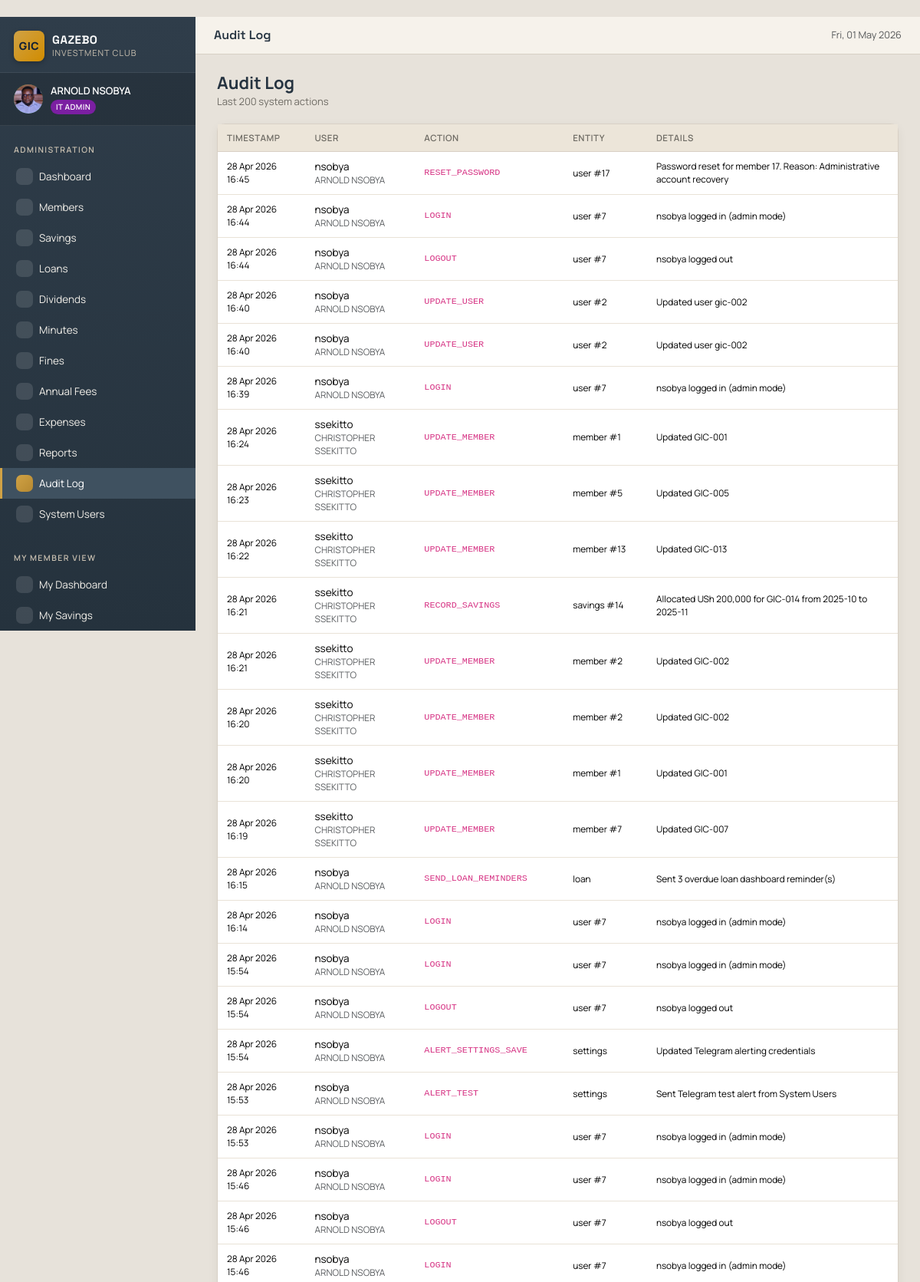
The page /admin/audit (signed in, upper part) on the database its author committed.
### tables this page shows
CREATE TABLE members (
    id              INTEGER PRIMARY KEY AUTOINCREMENT,
    member_no       TEXT UNIQUE NOT NULL,         -- e.g. GIC-001
    full_name       TEXT NOT NULL,
    phone           TEXT,
    email           TEXT,
    national_id     TEXT,
    district        TEXT DEFAULT 'Kampala',
    address         TEXT,
    next_of_kin     TEXT,
    nok_phone       TEXT,
    role            TEXT NOT NULL DEFAULT 'MEMBER',
    join_date       DATE NOT NULL,
    status          TEXT DEFAULT 'Active',        -- Active / Inactive / Suspended
    photo_url       TEXT,
    notes           TEXT,
    created_at      TIMESTAMP DEFAULT CURRENT_TIMESTAMP,
    updated_at      TIMESTAMP DEFAULT CURRENT_TIMESTAMP
, surname TEXT, first_name TEXT, other_names TEXT, gender TEXT, date_of_birth DATE, nationality TEXT DEFAULT 'Ugandan', marital_status TEXT, tin TEXT, nid_copy_url TEXT, alt_phone TEXT, whatsapp_no TEXT, village_street TEXT, employment_status TEXT, occupation TEXT, employer_business TEXT, monthly_income REAL, monthly_contribution REAL DEFAULT 100000, preferred_pay_date INTEGER, mobile_money_no TEXT, bank_account_no TEXT, share_account_no TEXT, nok_relationship TEXT, nok_address TEXT);

CREATE TABLE audit_log (
    id              INTEGER PRIMARY KEY AUTOINCREMENT,
    user_id         INTEGER,
    action          TEXT NOT NULL,
    entity_type     TEXT,
    entity_id       INTEGER,
    description     TEXT,
    ip_address      TEXT,
    created_at      TIMESTAMP DEFAULT CURRENT_TIMESTAMP,
    FOREIGN KEY (user_id) REFERENCES users(id)
);

CREATE TABLE users (
    id              INTEGER PRIMARY KEY AUTOINCREMENT,
    username        TEXT UNIQUE NOT NULL,
    password_hash   TEXT NOT NULL,
    member_id       INTEGER UNIQUE,
    is_active       INTEGER DEFAULT 1,
    must_change_pw  INTEGER DEFAULT 1,
    last_login      TIMESTAMP,
    created_at      TIMESTAMP DEFAULT CURRENT_TIMESTAMP,
    FOREIGN KEY (member_id) REFERENCES members(id) ON DELETE CASCADE
);

### admin_routes.py (the view)
@bp.route('/audit')
@admin_required
def audit_list():
    db = get_db()
    rows = db.execute(
        """SELECT al.*, u.username, m.full_name
             FROM audit_log al
             LEFT JOIN users u ON u.id = al.user_id
             LEFT JOIN members m ON m.id = u.member_id
            ORDER BY al.id DESC LIMIT 200"""
    ).fetchall()
    return render_template('admin/audit_list.html', rows=rows)

### database.py (called while the page is built)
def get_db():
    if 'db' not in g:
        g.db = sqlite3.connect(
            current_app.config['DATABASE_PATH'],
            detect_types=sqlite3.PARSE_DECLTYPES,
        )
        g.db.row_factory = sqlite3.Row
        g.db.execute("PRAGMA foreign_keys = ON;")
    return g.db

### utils.py (called while the page is built)
def admin_required(f):
    @wraps(f)
    def decorated(*args, **kwargs):
        if 'user_id' not in session:
            flash('Please log in to continue.', 'warning')
            return redirect(url_for('auth.login', next=request.path))
        role = session.get('role', 'MEMBER')
        if session.get('login_type') == 'member':
            flash('Member portal does not have admin access.', 'warning')
            return redirect(url_for('member.dashboard'))
        if not Config.ROLES.get(role, {}).get('admin'):
            flash('Administrative privileges required.', 'danger')
            return redirect(url_for('member.dashboard'))
        return f(*args, **kwargs)
    return decorated

### templates/admin/audit_list.html (shortened to what this page needs)
﻿{% extends "base.html" %}
{% block topbar %}Audit Log{% endblock %}
{% block content %}
<div class="page-header">
  <div><h1>Audit Log</h1><div class="subtitle">Last 200 system actions</div></div>
</div>
<div class="card">
  <div class="card-body p-0 table-responsive">
    {% if rows %}
    <table class="table mb-0">
      <thead><tr><th>Timestamp</th><th>User</th><th>Action</th><th>Entity</th><th>Details</th></tr></thead>
      <tbody>
        {% for r in rows %}
        <tr>
          <td><small>{{ r.created_at|datetimefmt }}</small></td>
          <td>{{ r.username or 'system' }}{% if r.full_name %}<div class="small text-muted">{{ r.full_name }}</div>{% endif %}</td>
          <td><code>{{ r.action }}</code></td>
          <td><small>{{ r.entity_type or '-' }}{% if r.entity_id %} #{{ r.entity_id }}{% endif %}</small></td>
          <td><small>{{ r.description or '-' }}</small></td>
        </tr>
        {% endfor %}
      </tbody>
    </table>
    {% else %}<div class="empty-state"><i class="ph ph-shield-check"></i><div>Nothing logged yet.</div></div>{% endif %}
  </div>
</div>
{% endblock %}

### templates/base.html (shortened to what this page needs)
﻿<!doctype html>
<html lang="en">
<head>
  <link href="https://cdn.jsdelivr.net/npm/bootstrap@5.3.3/dist/css/bootstrap.min.css" rel="stylesheet">
  <link href="https://cdn.jsdelivr.net/npm/bootstrap-icons@1.11.3/font/bootstrap-icons.css" rel="stylesheet">
  <link rel="stylesheet" href="https://unpkg.com/@phosphor-icons/web@2.1.1/src/regular/style.css">
  <link rel="stylesheet" href="{{ url_for('static', filename='css/style.css') }}">
</head>
<body class="app-body">
  {% if session.user_id %}
  <div class="app-shell">
    <aside class="app-sidebar" id="sidebar">
      <div class="brand">
        <div class="brand-mark">GIC</div>
        <div class="brand-text">
          <div class="brand-name">GAZEBO</div>
          <div class="brand-sub">Investment Club</div>
        </div>
      </div>
      <div class="user-card">
        <div class="user-avatar">
          {% if session.photo_url %}
          <img src="{{ url_for('static', filename=session.photo_url) }}" alt="Profile photo" class="avatar-img">
          {% else %}
          {{ session.full_name[0]|upper if session.full_name else 'U' }}
          {% endif %}
        </div>
        <div class="user-meta">
          <div class="user-name">{{ session.full_name }}</div>
          <div class="user-role">
            <span class="role-badge role-{{ session.role|lower }}">
              {% if session.role == 'IT_ADMIN' %}IT Admin
              {% elif session.role == 'CHAIRMAN' %}Chairman
              {% elif session.role == 'SECRETARY' %}Secretary
              {% elif session.role == 'TREASURER' %}Treasurer
              {% elif session.role == 'COMMITTEE' %}Committee
              {% else %}Member{% endif %}
            </span>
          </div>
        </div>
      </div>
      <nav class="app-nav">
        {% if ROLES[session.role].admin %}
          <div class="nav-section">Administration</div>
          <a href="{{ url_for('admin.dashboard') }}" class="nav-link {% if request.endpoint == 'admin.dashboard' %}active{% endif %}">
            <i class="ph ph-gauge"></i> Dashboard
          </a>
          <a href="{{ url_for('admin.members_list') }}" class="nav-link {% if request.endpoint and request.endpoint.startswith('admin.member') %}active{% endif %}">
            <i class="ph ph-users-three"></i> Members
          </a>
          <a href="{{ url_for('admin.savings_list') }}" class="nav-link {% if request.endpoint and request.endpoint.startswith('admin.savings') %}active{% endif %}">
            <i class="ph ph-bank"></i> Savings
          </a>
          <a href="{{ url_for('admin.loans_list') }}" class="nav-link {% if request.endpoint and request.endpoint.startswith('admin.loan') %}active{% endif %}">
            <i class="ph ph-hand-coins"></i> Loans
          </a>
          <a href="{{ url_for('admin.dividends_list') }}" class="nav-link {% if request.endpoint and request.endpoint.startswith('admin.dividend') %}active{% endif %}">
            <i class="ph ph-chart-line-up"></i> Dividends
          </a>
          <a href="{{ url_for('admin.minutes_list') }}" class="nav-link {% if request.endpoint and request.endpoint.startswith('admin.minutes') %}active{% endif %}">
            <i class="ph ph-notepad"></i> Minutes
          </a>
          <a href="{{ url_for('admin.fines_list') }}" class="nav-link {% if request.endpoint and request.endpoint.startswith('admin.fines') %}active{% endif %}">
            <i class="ph ph-warning-octagon"></i> Fines
          </a>
          <a href="{{ url_for('admin.fees_list') }}" class="nav-link {% if request.endpoint and request.endpoint.startswith('admin.fees') %}active{% endif %}">
            <i class="ph ph-receipt"></i> Annual Fees
          </a>
          <a href="{{ url_for('admin.expenses_list') }}" class="nav-link {% if request.endpoint and request.endpoint.startswith('admin.expenses') %}active{% endif %}" style="position:relative">
            <i class="ph ph-wallet"></i> Expenses
          </a>
          <a href="{{ url_for('admin.reports') }}" class="nav-link {% if request.endpoint == 'admin.reports' %}active{% endif %}">
            <i class="ph ph-chart-bar"></i> Reports
          </a>
          <a href="{{ url_for('admin.audit_list') }}" class="nav-link {% if request.endpoint == 'admin.audit_list' %}active{% endif %}">
            <i class="ph ph-shield-check"></i> Audit Log
          </a>
          <a href="{{ url_for('admin.users_list') }}" class="nav-link {% if request.endpoint and request.endpoint.startswith('admin.users') %}active{% endif %}">
            <i class="ph ph-user-gear"></i> System Users
          </a>
          <div class="nav-section mt-3">My Member View</div>
          <a href="{{ url_for('member.dashboard') }}" class="nav-link {% if request.endpoint == 'member.dashboard' %}active{% endif %}">
            <i class="ph ph-house-line"></i> My Dashboard
          </a>
          <a href="{{ url_for('member.savings_statement') }}" class="nav-link {% if request.endpoint == 'member.savings_statement' %}active{% endif %}">
            <i class="ph ph-file-text"></i> My Savings
          </a>
        {% endif %}
      </nav>
    </aside>
    <div class="app-content">
      <header class="app-topbar">
        <div class="topbar-title">{% block topbar %}{% endblock %}</div>
        <div class="topbar-actions">
          <span class="text-muted small d-none d-md-inline">{{ today.strftime('%a, %d %b %Y') }}</span>
        </div>
      </header>
      <main class="app-main">
        {% block content %}{% endblock %}
      </main>
    </div>
  </div>
  {% else %}
    {% block auth_content %}{% endblock %}
  {% endif %}
</body>
</html>

### static/css/style.css (style rules this page uses)
:root { --sidebar-bg: #2f3d4a; --sidebar-bg-2: #25323d; --sidebar-fg: #f2efe9; --sidebar-muted: #c8bfb0; --sidebar-active: #3f5160; --accent: #1f8f68; --accent-2: #156d4f; --gold: #d0a245; --danger: #b73e3e; --warn: #bf7a2a; --info: #2f6c8f; --bg: #e7e2da; --card: #f8f6f1; --border: #d8d0c5; --text: #253340; --text-muted: #6f6c65; }
* { box-sizing:border-box }
html,body { height:100% }
.ph { line-height:1; vertical-align:-0.125em; }
body.app-body { background:var(--bg); color:var(--text); font-family:"Manrope","Segoe UI",sans-serif; font-size:14.5px; margin:0; -webkit-font-smoothing:antialiased; }
.app-shell { display:flex;min-height:100vh }
.app-content { flex:1;display:flex;flex-direction:column;min-width:0 }
.app-main { flex:1;padding:24px 28px;max-width:1400px;width:100% }
.app-sidebar { width:255px;flex-shrink:0; background:linear-gradient(180deg,var(--sidebar-bg) 0%,var(--sidebar-bg-2) 100%); color:var(--sidebar-fg); display:flex;flex-direction:column; position:sticky;top:0;height:100vh;overflow-y:auto; }
.brand { display:flex;align-items:center;padding:18px 18px 14px;border-bottom:1px solid rgba(255,255,255,.08) }
.brand-mark { width:40px;height:40px;border-radius:8px; background:linear-gradient(135deg,var(--gold) 0%,#d18c00 100%); color:#0f1e35;font-weight:800;display:flex;align-items:center;justify-content:center; font-size:14px;letter-spacing:.5px;box-shadow:0 2px 6px rgba(0,0,0,.25); }
.brand-text { margin-left:10px;line-height:1.1 }
.brand-name { font-family:"Space Grotesk","Manrope",sans-serif;font-weight:700;font-size:15px;letter-spacing:.5px;color:#fff }
.brand-sub { font-size:11px;color:var(--sidebar-muted);text-transform:uppercase;letter-spacing:1px;margin-top:2px }
.user-card { display:flex;align-items:center;padding:14px 18px;border-bottom:1px solid rgba(255,255,255,.08);background:rgba(0,0,0,.15) }
.user-avatar { width:38px;height:38px;border-radius:50%; background:linear-gradient(135deg,#2e7d32,#1b5e20); color:#fff;font-weight:700;display:flex;align-items:center;justify-content:center;font-size:15px; overflow:hidden; }
.avatar-img { width:100%;height:100%;object-fit:cover;display:block; }
.user-meta { margin-left:10px;min-width:0;flex:1 }
.user-name { font-weight:600;font-size:13px;color:#fff;white-space:nowrap;overflow:hidden;text-overflow:ellipsis }
.user-role { margin-top:2px }
.role-badge { display:inline-block;font-size:10px;font-weight:600;letter-spacing:.4px; padding:2px 7px;border-radius:10px;text-transform:uppercase; }
.role-it_admin { background:#7b1fa2;color:#fff }
.app-nav { padding:10px 0;flex:1 }
.nav-section { font-size:10.5px;text-transform:uppercase;letter-spacing:1.4px; color:var(--sidebar-muted);padding:14px 18px 6px;font-weight:600; }
.nav-link { display:flex;align-items:center;padding:9px 18px;color:var(--sidebar-fg) !important; text-decoration:none;font-size:13.5px;border-left:3px solid transparent; transition:background .15s,border-color .15s; }
.nav-link i { width:22px;height:22px;border-radius:7px; font-size:15px;margin-right:8px;opacity:1; display:inline-flex;align-items:center;justify-content:center; background:rgba(255,255,255,.12);color:#f3ece0; }
.nav-link.active { background:var(--sidebar-active);border-left-color:var(--gold);color:#fff !important }
.nav-link.active i { background:linear-gradient(135deg,#d0a245,#b68931);color:#1f2d38 }
.app-topbar { display:flex;align-items:center;justify-content:space-between; background:#f6f2eb;border-bottom:1px solid var(--border);padding:12px 24px; position:sticky;top:0;z-index:10; }
.topbar-title { font-family:"Space Grotesk","Manrope",sans-serif;font-weight:600;font-size:16px;color:var(--text) }
.card { background:var(--card);border:1px solid var(--border);border-radius:10px; box-shadow:0 4px 14px rgba(55,46,36,.06); }
.page-header { display:flex;align-items:center;justify-content:space-between;flex-wrap:wrap;gap:10px; margin-bottom:18px; }
.page-header h1 { font-size:22px;font-weight:700;margin:0;color:var(--text) }
.page-header .subtitle { font-size:13px;color:var(--text-muted);margin-top:2px }
.table { font-size:13.5px;margin-bottom:0 }
.table thead th { background:#ece5d9;font-weight:600;font-size:11.5px;text-transform:uppercase; letter-spacing:.5px;color:var(--text-muted);border-bottom:1px solid var(--border); padding:10px 12px; }
.table tbody td { padding:10px 12px;vertical-align:middle;border-bottom:1px solid #e9e2d7 }

### rows shown on the page
members: full_name "ARNOLD NSOBYA"
audit_log: created_at "28 Apr 2026 16:45", username "nsobya", full_name "ARNOLD NSOBYA", action "RESET_PASSWORD", entity_type "user", entity_id "17", description "Password reset for member 17. Reason: Administrative account recovery"
audit_log: created_at "28 Apr 2026 16:44", username "nsobya", full_name "ARNOLD NSOBYA", action "LOGIN", entity_type "user", entity_id "7", description "nsobya logged in (admin mode)"
audit_log: created_at "28 Apr 2026 16:44", username "nsobya", full_name "ARNOLD NSOBYA", action "LOGOUT", entity_type "user", entity_id "7", description "nsobya logged out"
audit_log: created_at "28 Apr 2026 16:40", username "nsobya", full_name "ARNOLD NSOBYA", action "UPDATE_USER", entity_type "user", entity_id "2", description "Updated user gic-002"
audit_log: created_at "28 Apr 2026 16:40", username "nsobya", full_name "ARNOLD NSOBYA", action "UPDATE_USER", entity_type "user", entity_id "2", description "Updated user gic-002"
audit_log: created_at "28 Apr 2026 16:39", username "nsobya", full_name "ARNOLD NSOBYA", action "LOGIN", entity_type "user", entity_id "7", description "nsobya logged in (admin mode)"
audit_log: created_at "28 Apr 2026 16:24", username "ssekitto", full_name "CHRISTOPHER SSEKITTO", action "UPDATE_MEMBER", entity_type "member", entity_id "1", description "Updated GIC-001"
audit_log: created_at "28 Apr 2026 16:23", username "ssekitto", full_name "CHRISTOPHER SSEKITTO", action "UPDATE_MEMBER", entity_type "member", entity_id "5", description "Updated GIC-005"
audit_log: created_at "28 Apr 2026 16:22", username "ssekitto", full_name "CHRISTOPHER SSEKITTO", action "UPDATE_MEMBER", entity_type "member", entity_id "13", description "Updated GIC-013"
audit_log: created_at "28 Apr 2026 16:21", username "ssekitto", full_name "CHRISTOPHER SSEKITTO", action "RECORD_SAVINGS", entity_type "savings", entity_id "14", description "Allocated USh 200,000 for GIC-014 from 2025-10 to 2025-11"
audit_log: created_at "28 Apr 2026 16:21", username "ssekitto", full_name "CHRISTOPHER SSEKITTO", action "UPDATE_MEMBER", entity_type "member", entity_id "2", description "Updated GIC-002"
audit_log: created_at "28 Apr 2026 16:20", username "ssekitto", full_name "CHRISTOPHER SSEKITTO", action "UPDATE_MEMBER", entity_type "member", entity_id "2", description "Updated GIC-002"
audit_log: created_at "28 Apr 2026 16:20", username "ssekitto", full_name "CHRISTOPHER SSEKITTO", action "UPDATE_MEMBER", entity_type "member", entity_id "1", description "Updated GIC-001"
audit_log: created_at "28 Apr 2026 16:19", username "ssekitto", full_name "CHRISTOPHER SSEKITTO", action "UPDATE_MEMBER", entity_type "member", entity_id "7", description "Updated GIC-007"
audit_log: created_at "28 Apr 2026 16:15", username "nsobya", full_name "ARNOLD NSOBYA", action "SEND_LOAN_REMINDERS", entity_type "loan", description "Sent 3 overdue loan dashboard reminder(s)"
audit_log: created_at "28 Apr 2026 16:14", username "nsobya", full_name "ARNOLD NSOBYA", action "LOGIN", entity_type "user", entity_id "7", description "nsobya logged in (admin mode)"
audit_log: created_at "28 Apr 2026 15:54", username "nsobya", full_name "ARNOLD NSOBYA", action "LOGIN", entity_type "user", entity_id "7", description "nsobya logged in (admin mode)"
audit_log: created_at "28 Apr 2026 15:54", username "nsobya", full_name "ARNOLD NSOBYA", action "LOGOUT", entity_type "user", entity_id "7", description "nsobya logged out"
audit_log: created_at "28 Apr 2026 15:54", username "nsobya", full_name "ARNOLD NSOBYA", action "ALERT_SETTINGS_SAVE", entity_type "settings", description "Updated Telegram alerting credentials"
audit_log: created_at "28 Apr 2026 15:53", username "nsobya", full_name "ARNOLD NSOBYA", action "ALERT_TEST", entity_type "settings", description "Sent Telegram test alert from System Users"
audit_log: created_at "28 Apr 2026 15:53", username "nsobya", full_name "ARNOLD NSOBYA", action "LOGIN", entity_type "user", entity_id "7", description "nsobya logged in (admin mode)"
audit_log: created_at "28 Apr 2026 15:46", username "nsobya", full_name "ARNOLD NSOBYA", action "LOGIN", entity_type "user", entity_id "7", description "nsobya logged in (admin mode)"
audit_log: created_at "28 Apr 2026 15:46", username "nsobya", full_name "ARNOLD NSOBYA", action "LOGOUT", entity_type "user", entity_id "7", description "nsobya logged out"
audit_log: created_at "28 Apr 2026 15:46", username "nsobya", full_name "ARNOLD NSOBYA", action "LOGIN", entity_type "user", entity_id "7", description "nsobya logged in (admin mode)"
